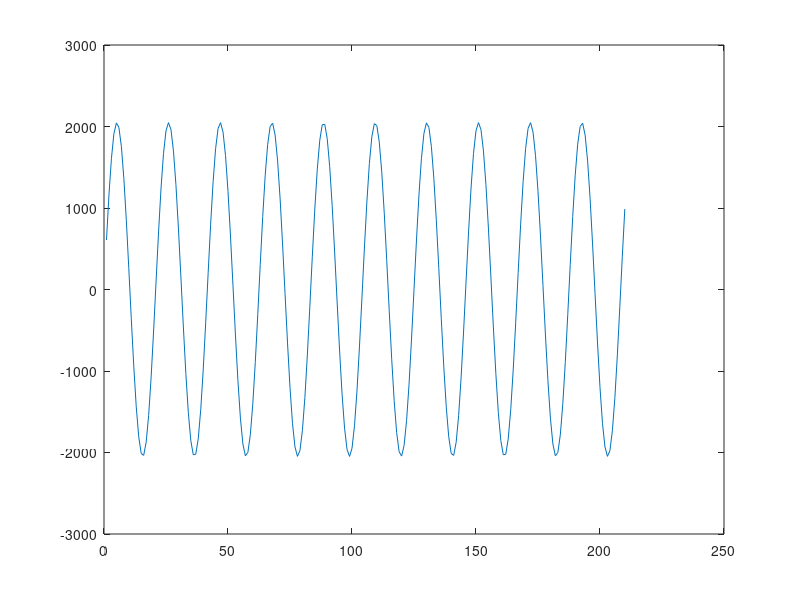

Here is the MATLAB script that generated this plot:
clear all
close all
clc

fs = 625e3;
Ts = 1/fs;
numberofSamples=210;
fc = 3e3;
wc = 2*pi*fc;
fm = 30e3;
w = 2*pi*fm;
wm = 2*pi*fm;
t = Ts:Ts:(numberofSamples*Ts);
% t=0 : pi/10 : 2*pi ;  
% t=0 : pi/50 : 2*pi ; 
output=int16(sin(wm*t)*2^11)   %8 for 12 bit output.
length(output)
% output=int32(sin(t)*10000/512)   %512 for 6 bit output
plot(output)